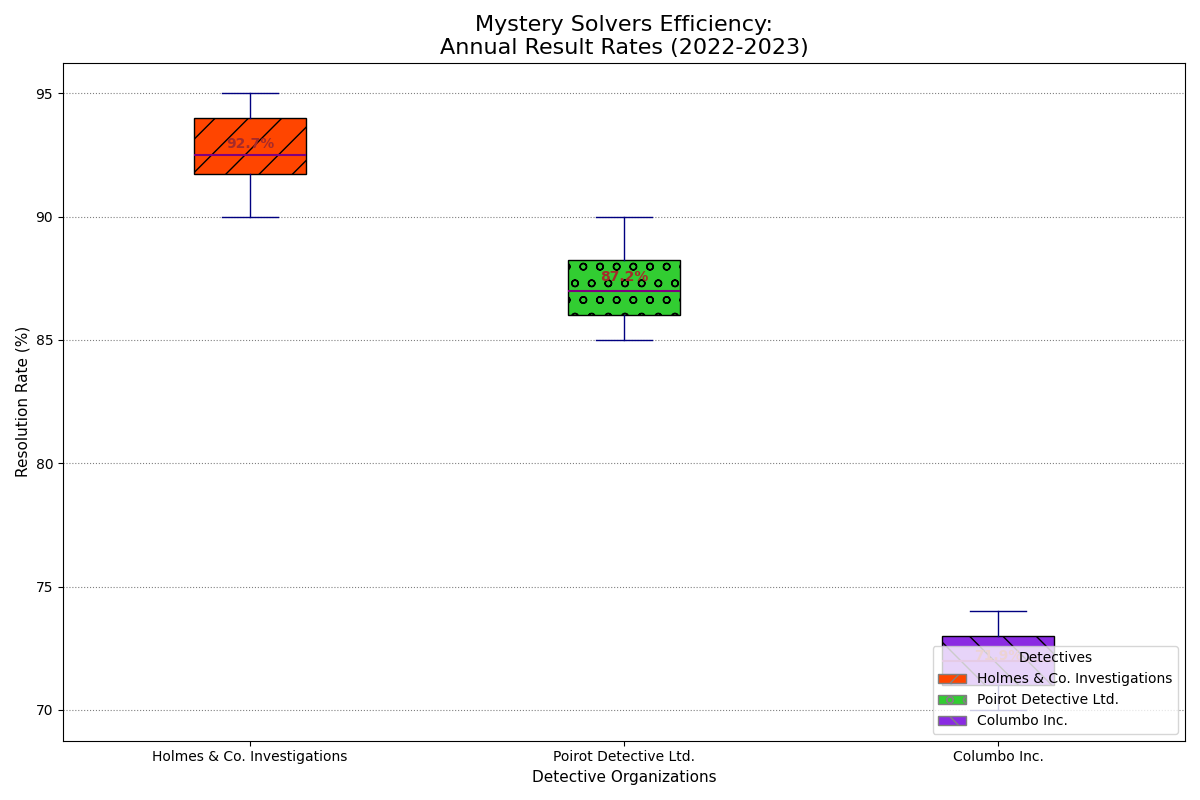

Here is the Python script that generated this plot:
import matplotlib.pyplot as plt
import numpy as np
import matplotlib.patches as mpatches

agencies = ['Holmes & Co. Investigations', 'Poirot Detective Ltd.', 'Columbo Inc.']

sherlock_data = [92, 95, 93, 90, 94, 91, 92, 92, 93, 95, 94, 91]
poirot_data = [88, 87, 89, 85, 86, 88, 90, 87, 89, 86, 85, 87]
columbo_data = [70, 72, 71, 74, 73, 72, 71, 73, 74, 70, 71, 72]

solve_rates = [sherlock_data, poirot_data, columbo_data]

fig, ax = plt.subplots(figsize=(12, 8))
box = ax.boxplot(solve_rates, vert=True, patch_artist=True, labels=agencies, notch=False, showfliers=True, whis=1.0)

# Shuffled colors
colors = ['#FF4500', '#32CD32', '#8A2BE2']
patterns = ['/', 'o', '\\']

for patch, color, pattern in zip(box['boxes'], colors, patterns):
    patch.set_facecolor(color)
    patch.set_hatch(pattern)

for element in ['whiskers', 'caps']:
    plt.setp(box[element], color='navy', linewidth=1.0)
plt.setp(box['medians'], color='purple', linewidth=1.5)

means = [np.mean(solve_rate) for solve_rate in solve_rates]
for i, mean in enumerate(means):
    ax.text(i + 1, mean, f'{mean:.1f}%', ha='center', va='bottom', fontsize=10, fontweight='bold', color='brown')

ax.yaxis.grid(True, linestyle=':', which='major', color='black', alpha=0.5)
ax.set_axisbelow(True)

plt.title('Mystery Solvers Efficiency:\nAnnual Result Rates (2022-2023)', fontsize=16, fontweight='normal')
plt.ylabel('Resolution Rate (%)', fontsize=11)
plt.xlabel('Detective Organizations', fontsize=11)

legend_handles = [mpatches.Patch(facecolor=color, edgecolor='grey', label=agency, hatch=pattern) for color, agency, pattern in zip(colors, agencies, patterns)]
plt.legend(handles=legend_handles, title="Detectives", loc='lower right')

plt.tight_layout()
plt.show()
